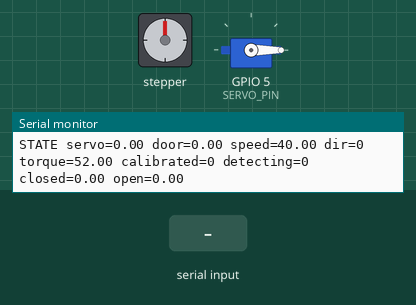
This program was run on a simulated ESP32. On the bench: stepper motor, servo, the last lines printed to the serial monitor. Wiring (from diagram.json): stepper motor driver (200 steps per turn assumed): step GPIO 19; direction GPIO 18. The test bench sets the inputs (shaded band). WiFi joins after 1.5 s; servers stay silent unless stated; random numbers use the default seed unless the program sets one.

Above: at 3.7 s.
3.8 s: "L\n" received over Serial
At 3.95 s:
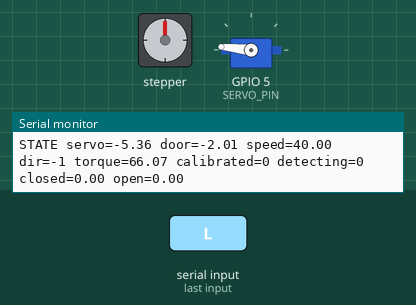
At 4.55 s:
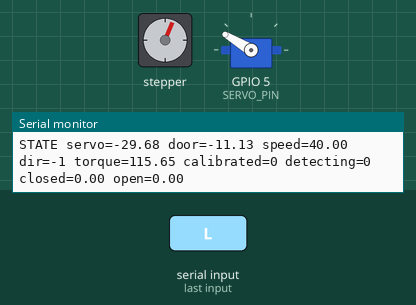
6.8 s: "R\n" received over Serial
At 6.95 s:
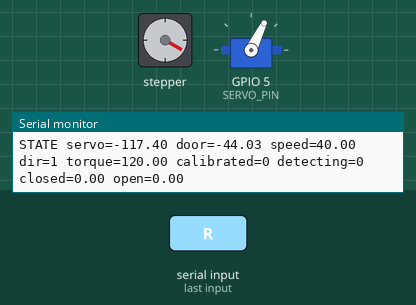
9.8 s: "+\n" received over Serial
12.8 s: "-\n" received over Serial
15.8 s: "SPD ,45\n" received over Serial
Timing chart, 0 to 28.3 s (numbered marks = the images above; inputs shaded):
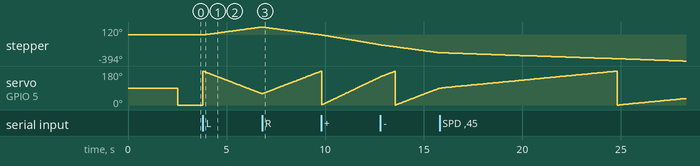

The program:

main.cpp
```cpp
#include <Arduino.h>
#include <ESP32Servo.h>
#include <WiFi.h>

// -------------------- Configuration --------------------

static constexpr float GEAR_RATIO = 15.0f / 40.0f;
static constexpr float TORQUE_THRESHOLD = 80.0f;

static constexpr int SERVO_PIN = 5;
static constexpr int PROXY_DIR_PIN = 18;
static constexpr int PROXY_STEP_PIN = 19;
static constexpr float PROXY_STEPS_PER_REVOLUTION = 200.0f;

const char* WIFI_SSID = "Wokwi-GUEST";
const char* WIFI_PASS = "";

static constexpr uint16_t TCP_PORT = 3333;

// -------------------- Servo / Door State --------------------

Servo visual_servo;

float servo_angle = 0.0f;      // continuous servo angle, can exceed 360
float door_angle = 0.0f;       // door angle after gearbox
float speed_dps = 40.0f;       // servo speed in deg/sec
int direction = 0;             // -1 left, 0 stop, +1 right

// The standard Wokwi servo is limited to 180 degrees. A stepper is connected
// as a display-only proxy so the unbounded servo_angle is visible through full
// rotations. It is not part of the real door actuator.
long proxy_step_position = 0;

// Hidden randomized real endpoints
float closed_real = -20.0f;
float open_real = 40.0f;

// Detected endpoints
float closed_detected = 0.0f;
float open_detected = 0.0f;

bool calibrated = false;
bool detecting = false;
bool detect_armed = false;
int detect_stage = 0;          // 0 idle, 1 finding closed, 2 finding open

unsigned long last_ms = 0;
unsigned long last_print = 0;

// -------------------- TCP --------------------

WiFiServer server(TCP_PORT);
WiFiClient client;

// -------------------- Helpers --------------------

float wrapAngle180(float angle) {
  float wrapped = fmod(angle, 180.0f);
  if (wrapped < 0.0f) {
    wrapped += 180.0f;
  }
  return wrapped;
}

float fakeTorque(float angle) {
  if (angle <= closed_real) {
    return min(120.0f, 80.0f + abs(angle - closed_real) * 5.0f);
  }

  if (angle >= open_real) {
    return min(120.0f, 80.0f + abs(angle - open_real) * 5.0f);
  }

  float distance_to_limit = min(
    abs(angle - closed_real),
    abs(open_real - angle)
  );

  if (distance_to_limit < 10.0f) {
    return 10.0f + (10.0f - distance_to_limit) * 7.0f;
  }

  return 10.0f;
}

void randomizeEndpoints() {
  closed_real = random(-30, 0);
  open_real = closed_real + random(40, 61);
}

void sendLine(const String& line) {
  Serial.println(line);

  if (client && client.connected()) {
    client.println(line);
  }
}

void printStatus() {
  float torque = fakeTorque(door_angle);

  String state = "STATE ";
  state += "servo=" + String(servo_angle, 2);
  state += " door=" + String(door_angle, 2);
  state += " speed=" + String(speed_dps, 2);
  state += " dir=" + String(direction);
  state += " torque=" + String(torque, 2);
  state += " calibrated=" + String(calibrated ? 1 : 0);
  state += " detecting=" + String(detecting ? 1 : 0);
  state += " closed=" + String(closed_detected, 2);
  state += " open=" + String(open_detected, 2);

  sendLine(state);
}

// -------------------- Command Handling --------------------

void handleCommand(String cmd) {
  cmd.trim();

  if (cmd.length() == 0) {
    return;
  }

  if (cmd == "L") {
    direction = -1;
    sendLine("ACK LEFT");
  }
  else if (cmd == "R") {
    direction = 1;
    sendLine("ACK RIGHT");
  }
  else if (cmd == "S") {
    direction = 0;
    sendLine("ACK STOP");
  }
  else if (cmd == "+") {
    speed_dps = min(speed_dps + 10.0f, 180.0f);
    sendLine("ACK SPEED_UP");
  }
  else if (cmd == "-") {
    speed_dps = max(speed_dps - 10.0f, 10.0f);
    sendLine("ACK SPEED_DOWN");
  }
  else if (cmd == "CAL") {
    detecting = true;
    detect_armed = false;
    calibrated = false;
    detect_stage = 1;
    direction = -1;
    speed_dps = 20.0f;
    sendLine("CALIBRATION_STARTED");
  }
  else if (cmd == "RESET") {
    servo_angle = 0.0f;
    door_angle = 0.0f;
    direction = 0;
    speed_dps = 40.0f;

    closed_detected = 0.0f;
    open_detected = 0.0f;

    calibrated = false;
    detecting = false;
    detect_armed = false;
    detect_stage = 0;

    randomizeEndpoints();

    sendLine("RESET_DONE");
  }
  else if (cmd.startsWith("SPD ")) {
    speed_dps = constrain(cmd.substring(4).toFloat(), 10.0f, 180.0f);
    sendLine("ACK SPEED_SET");
  }
  else if (cmd == "?") {
    printStatus();
  }
  else {
    sendLine("ERR UNKNOWN_CMD " + cmd);
  }
}

// -------------------- Motion / Calibration --------------------

void updateMotion() {
  unsigned long now = millis();
  float dt = (now - last_ms) / 1000.0f;
  last_ms = now;

  float next_servo = servo_angle + direction * speed_dps * dt;
  float next_door = next_servo * GEAR_RATIO;

  if (calibrated && !detecting) {
    if (next_door < closed_detected) {
      next_door = closed_detected;
      next_servo = next_door / GEAR_RATIO;
      direction = 0;
      sendLine("LIMIT_REACHED CLOSED");
    }

    if (next_door > open_detected) {
      next_door = open_detected;
      next_servo = next_door / GEAR_RATIO;
      direction = 0;
      sendLine("LIMIT_REACHED OPEN");
    }
  }

  servo_angle = next_servo;
  door_angle = next_door;

  // Wokwi visual indicator only.
  // Continuous-rotation logic is stored in servo_angle.
  float visual_angle = wrapAngle180(servo_angle);
  visual_servo.write(visual_angle);
}

void update360Proxy() {
  const long target_steps = lroundf(
    servo_angle * PROXY_STEPS_PER_REVOLUTION / 360.0f
  );

  if (target_steps == proxy_step_position) {
    return;
  }

  const bool positive_rotation = target_steps > proxy_step_position;

  // A4988: LOW is counter-clockwise and HIGH is clockwise. This matches the
  // ROS top-view convention where a positive servo angle is counter-clockwise.
  digitalWrite(PROXY_DIR_PIN, positive_rotation ? LOW : HIGH);
  digitalWrite(PROXY_STEP_PIN, HIGH);
  delayMicroseconds(3);
  digitalWrite(PROXY_STEP_PIN, LOW);

  proxy_step_position += positive_rotation ? 1 : -1;
}

void updateCalibration() {
  if (!detecting) {
    return;
  }

  float torque = fakeTorque(door_angle);

  // If calibration starts outside the door range, first move away from that
  // already-loaded stop. Only a later low-to-high torque transition is a hit.
  if (!detect_armed) {
    if (torque < TORQUE_THRESHOLD) {
      detect_armed = true;
    }
    return;
  }

  if (torque >= TORQUE_THRESHOLD) {
    if (detect_stage == 1) {
      closed_detected = door_angle;
      direction = 1;
      detect_stage = 2;
      detect_armed = false;

      sendLine("CLOSED_DETECTED " + String(closed_detected, 2));
      delay(300);
    }
    else if (detect_stage == 2) {
      open_detected = door_angle;
      direction = 0;
      detecting = false;
      calibrated = true;
      detect_stage = 0;

      sendLine("OPEN_DETECTED " + String(open_detected, 2));
      sendLine("CALIBRATION_DONE");
    }
  }
}

// -------------------- Setup / Loop --------------------

void setup() {
  Serial.begin(115200);
  delay(1000);

  visual_servo.attach(SERVO_PIN);
  pinMode(PROXY_DIR_PIN, OUTPUT);
  pinMode(PROXY_STEP_PIN, OUTPUT);
  digitalWrite(PROXY_DIR_PIN, LOW);
  digitalWrite(PROXY_STEP_PIN, LOW);

  randomSeed(analogRead(0));
  randomizeEndpoints();

  last_ms = millis();

  sendLine("SMART_SERVO_READY");
  sendLine("GPIO18/19 drive the display-only 360-degree stepper proxy");
  sendLine("Commands: L R S + - CAL RESET SPD <value> ?");
  sendLine("Hidden real closed=" + String(closed_real, 2) + " open=" + String(open_real, 2));

  WiFi.begin(WIFI_SSID, WIFI_PASS);
  Serial.print("Connecting to WiFi");

  while (WiFi.status() != WL_CONNECTED) {
    delay(250);
    Serial.print(".");
  }

  Serial.println();
  sendLine("WiFi connected. IP=" + WiFi.localIP().toString());

  server.begin();
  sendLine("TCP server started on port " + String(TCP_PORT));
}

void loop() {
  if (!client || !client.connected()) {
    WiFiClient new_client = server.available();

    if (new_client) {
      client = new_client;
      sendLine("TCP_CLIENT_CONNECTED");
    }
  }

  if (Serial.available()) {
    String cmd = Serial.readStringUntil('\n');
    handleCommand(cmd);
  }

  if (client && client.connected() && client.available()) {
    String cmd = client.readStringUntil('\n');
    handleCommand(cmd);
  }

  updateMotion();
  update360Proxy();
  updateCalibration();

  if (millis() - last_print > 100) {
    last_print = millis();
    printStatus();
  }
}
```

Measured:
- after the input at 3.8 s, stepper: keeps turning clockwise at about 40°/s, starting at once
